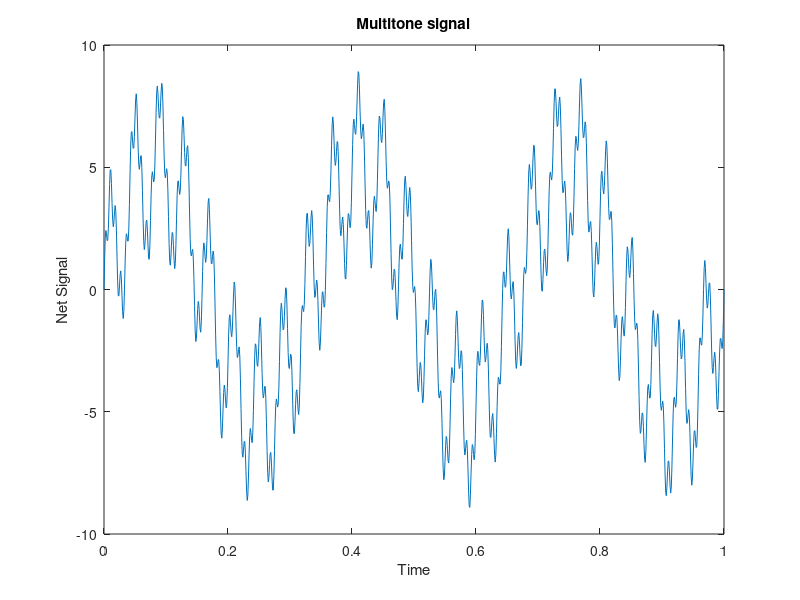

Write the MATLAB code that produced this figure.
A=5;
B=3;
C=1;
f=3;
ff=25;
fff=120;
t=0:0.001:1;
x1=A*sin(2*pi*f*t);
x2=B*sin(2*pi*ff*t);
x3=C*sin(2*pi*fff*t);

plot(t,x1);
title('Multitone Plots ')
hold on;
plot(t,x2);
plot(t,x3);
hold off;
legend('x1','x2','x3');
xlabel('Time');
ylabel('Signals');
y=x1+x2+x3;
plot(t,y);
xlabel('Time');
ylabel('Net Signal');
title('Multitone signal');